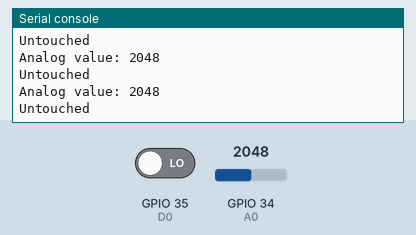
The program below on a simulated ESP32 board running MicroPython. On the bench: the last lines printed to the serial console. Inputs (shaded band) come from the test bench; at power-on: GPIO 35 (D0) LOW, GPIO 34 (A0) = 2048 (analog values on the 0–4095 scale).

Above: at 1.2 s.
1.3 s: GPIO 35 (D0) driven HIGH
At 1.31 s:
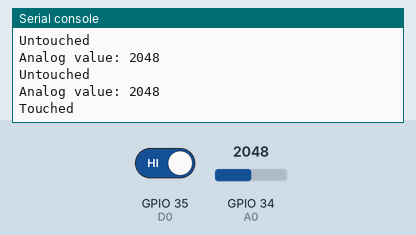
2.9 s: GPIO 34 (A0) set to 2866
At 4.32 s:
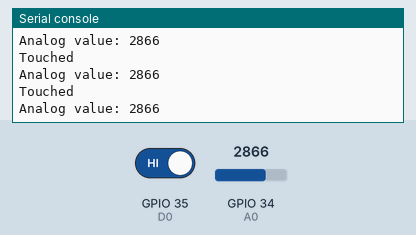
4.4 s: GPIO 34 (A0) set to 3603
At 4.43 s:
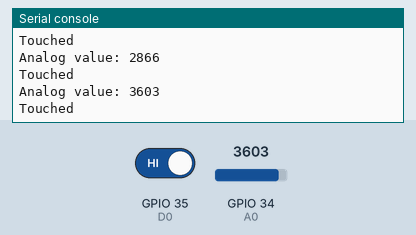
Timing chart, 0 to 7.4 s (numbered marks = the images above; inputs shaded):
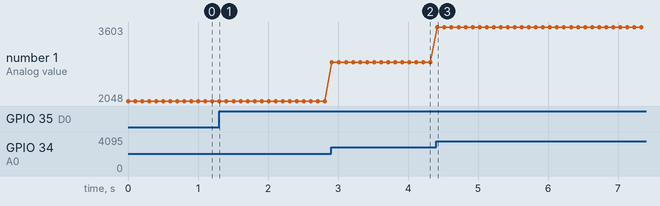

The program:

KY-036.py
```python
from machine import Pin, ADC
import time

A0 = ADC(Pin(34))
D0 = Pin(35, Pin.IN)
A0.atten(ADC.ATTN_11DB)

while True:
    print(f"Analog value: {A0.read()}")
    if D0.value() == 1:
        print("Touched")
    else:
        print("Untouched")
    time.sleep(0.1)
```

Measured:
- after the input at 1.3 s, the serial console: prints a new line at once (image 1)
- after the input at 2.9 s, the serial console: prints a new line at once (image 2)
- after the input at 4.4 s, the serial console: prints a new line at once (image 3)
- plotted number 1: 2048 → 2866 after the input at 2.9 s, 2866 → 3603 after the input at 4.4 s
